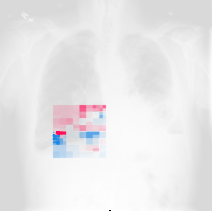
#> input picture SHAP Images and Pixel Code/resnet50cxr1.png, 212 x 211 px, found by its file name
$ jupyter execute 'SHAP Pixel GitHub.ipynb'
#> lines starting #> are read from the running program, lines starting #| are printed output that depends on the picture
[cell 1]
############### PIXEL COUNTER ################

from PIL import Image

def quantify_non_black_and_white(image_path, threshold=30):

#> called with threshold = 30
    with Image.open(image_path) as img:
#> img is the input picture: PIL image 212x211 RGBA; mean R, G, B, A 232.8, 231.9, 233, 255
        img = img.convert('RGB')
#> img: PIL image 212x211 RGB

        width, height = img.size
#> width = 212; height = 211

        non_bw_pixel_count = 0

        for x in range(width):
            for y in range(height):
                r, g, b = img.getpixel((x, y))

                if (r != g or g != b or r != b):
                    non_bw_pixel_count += 1
#> after the loop, non_bw_pixel_count = 2811

        total_pixels = width * height
#> total_pixels = 44732
        non_bw_percentage = (non_bw_pixel_count / total_pixels) * 100
#> non_bw_percentage = 6.28

        return non_bw_percentage


############ Method Defined Above, Below Will Run the Above Method on Each Image ##########
############ Need to Change Directories ###################################################

image_pathRN50CXR1 = 'C:\\Users\\leest\\OneDrive\\Desktop\\resnet50cxr1.png'
print("ResNet50 CXR 1:", quantify_non_black_and_white(image_pathRN50CXR1))

image_pathRN101CXR1 = 'C:\\Users\\leest\\OneDrive\\Desktop\\resnet101cxr1.png'
print("ResNet101 CXR 1:", quantify_non_black_and_white(image_pathRN101CXR1))
#> call 2 of quantify_non_black_and_white, with threshold = 30
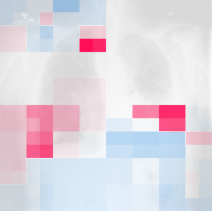
#> input picture SHAP Images and Pixel Code/resnet101cxr1.png, 212 x 211 px, found by its file name
#> in quantify_non_black_and_white, img is the input picture: PIL image 212x211 RGBA; mean R, G, B, A 223.7, 215.8, 224.8, 255
#> after the loop in quantify_non_black_and_white (call 2), `for x in range(width):`: non_bw_pixel_count = 30185
#> in quantify_non_black_and_white (call 2), `non_bw_percentage = (non_bw_pixel_count / total_pixels) * 100`: non_bw_percentage = 67.48

image_pathRN152CXR1 = 'C:\\Users\\leest\\OneDrive\\Desktop\\resnet152cxr1.png'
print("ResNet152 CXR 1:", quantify_non_black_and_white(image_pathRN152CXR1))
#> call 3 of quantify_non_black_and_white, with threshold = 30
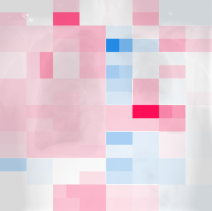
#> input picture SHAP Images and Pixel Code/resnet152cxr1.png, 212 x 211 px, found by its file name
#> in quantify_non_black_and_white, img is the input picture: PIL image 212x211 RGBA; mean R, G, B, A 228.6, 208.3, 218.7, 255
#> after the loop in quantify_non_black_and_white (call 3), `for x in range(width):`: non_bw_pixel_count = 39225
#> in quantify_non_black_and_white (call 3), `non_bw_percentage = (non_bw_pixel_count / total_pixels) * 100`: non_bw_percentage = 87.69

image_pathRN50CXR2 = 'C:\\Users\\leest\\OneDrive\\Desktop\\resnet50cxr2.png'
print("ResNet50 CXR 2:", quantify_non_black_and_white(image_pathRN50CXR2))
#> call 4 of quantify_non_black_and_white, with threshold = 30
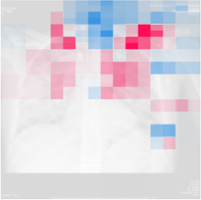
#> input picture SHAP Images and Pixel Code/resnet50cxr2.png, 201 x 200 px, found by its file name
#> in quantify_non_black_and_white, img is the input picture: PIL image 201x200 RGBA; mean R, G, B, A 222.3, 215.6, 223.6, 255
#> after the loop in quantify_non_black_and_white (call 4), `for x in range(width):`: non_bw_pixel_count = 22672
#> in quantify_non_black_and_white (call 4), `non_bw_percentage = (non_bw_pixel_count / total_pixels) * 100`: non_bw_percentage = 56.4

image_pathRN101CXR2 = 'C:\\Users\\leest\\OneDrive\\Desktop\\resnet101cxr2.png'
print("ResNet101 CXR 2:", quantify_non_black_and_white(image_pathRN101CXR2))
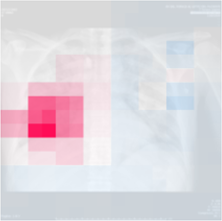
#> input picture SHAP Images and Pixel Code/resnet101cxr2.png, 222 x 221 px, found by its file name
#> in quantify_non_black_and_white, img is the input picture: PIL image 222x221 RGBA; mean R, G, B, A 223.3, 216.5, 223.4, 255
#> after the loop in quantify_non_black_and_white (call 5), `for x in range(width):`: non_bw_pixel_count = 41000
#> in quantify_non_black_and_white (call 5), `non_bw_percentage = (non_bw_pixel_count / total_pixels) * 100`: non_bw_percentage = 83.57

image_pathRN152CXR2 = 'C:\\Users\\leest\\OneDrive\\Desktop\\resnet152cxr2.png'
print("ResNet152 CXR 2:", quantify_non_black_and_white(image_pathRN152CXR2))
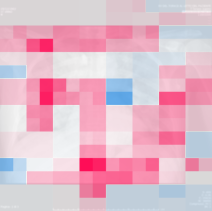
#> input picture SHAP Images and Pixel Code/resnet152cxr2.png, 212 x 211 px, found by its file name
#> in quantify_non_black_and_white, img is the input picture: PIL image 212x211 RGBA; mean R, G, B, A 226.2, 187.8, 204.1, 255
#> after the loop in quantify_non_black_and_white (call 6), `for x in range(width):`: non_bw_pixel_count = 43387
#> in quantify_non_black_and_white (call 6), `non_bw_percentage = (non_bw_pixel_count / total_pixels) * 100`: non_bw_percentage = 96.99
